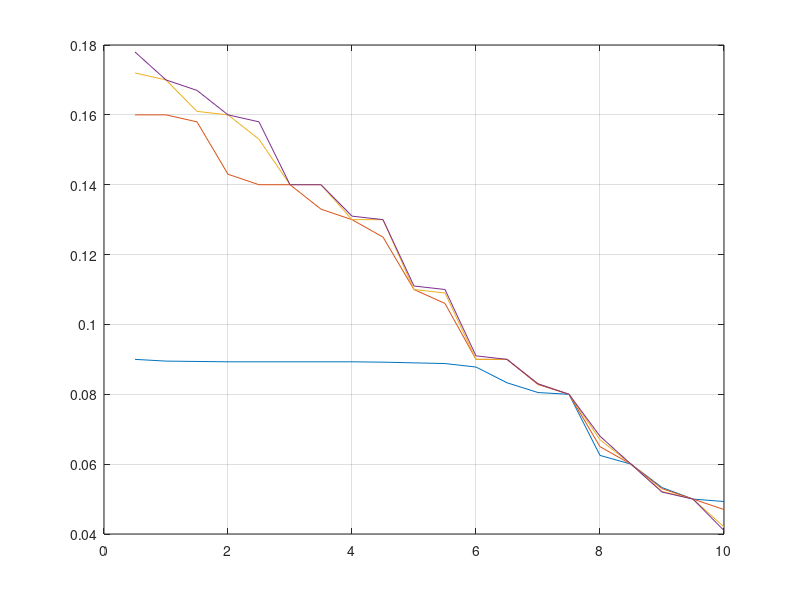

This chart was generated by the following MATLAB code:
%% ECE 310L - Lab 5

clc
clear all

NMOS_27 = csvread('n_vg_27.csv',0,0);

Vd = NMOS_27(:,1);
Vs1 = NMOS_27(:,2);

NMOS_32 = csvread('n_vg_32.csv',0,0);

Vs2 = NMOS_32(:,2);

NMOS_37 = csvread('n_vg_37.csv',0,0);

Vs3 = NMOS_37(:,2);

NMOS_42 = csvread('n_vg_42.csv',0,0);

Vs4 = NMOS_42(:,2);



Vs = [Vs1';Vs2';Vs3';Vs4']./10;
Id = 0.5:0.5:10;

% xmin = 0.1; xmax = 0.42; ymin = 0; ymax = .16;

figure
plot(Id,Vs(1,:),Id,Vs(2,:),Id,Vs(3,:),Id,Vs(4,:)), grid

% figure
% for i=1:4
%     subplot(4,1,i)
% %     waterfall(Id,Vs(i,:)), grid
%     plot(Vs(i,:),Id), grid
%     title(sprintf('Id_%d(t) vs Vs_%d(t)',i,i))
% %     axis([xmin xmax ymin ymax])
% end
% rotate3d

% NMOS = [NMOS_27(:,1)./10,NMOS_27(:,2),NMOS_32(:,2),NMOS_37(:,2),NMOS_42(:,2)];

% figure
% plot(NMOS), rotate3d
% 
% figure
% scatter(NMOS), rotate3d
% 
% figure
% stem(NMOS), rotate3d
% 
% figure
% stairs(NMOS), rotate3d
% 
% figure
% rectangle(NMOS), rotate3d
% 
% figure
% fill(NMOS), rotate3d
% 
% figure
% compass(NMOS), rotate3d
% 
% figure
% feather(NMOS), rotate3d

% figure
% comet(NMOS), rotate3d
% title('Comet')
% 
% figure
% area(NMOS), rotate3d
% title('Area')
% 
% figure
% ribbon(NMOS), rotate3d
% title('Ribbon')

% figure
% mesh(NMOS), rotate3d
% title('Mesh')

% 
% figure
% waterfall(NMOS'), rotate3d
% title('Waterfall')


